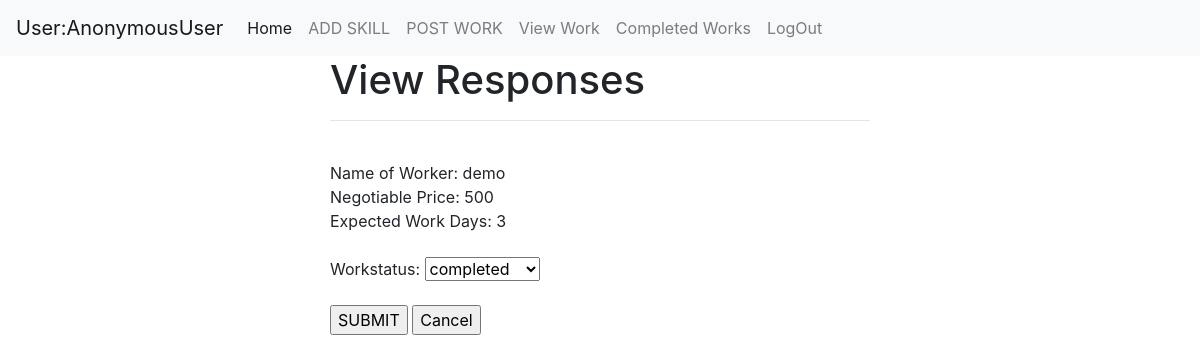
Page /homeuser/viewresponse/3 on the committed database.
### Homeapp/models.py (models this page shows)
class WorkResponses(models.Model):
    NegotiablePrice=models.IntegerField()
    ExpectedDays=models.IntegerField()
    workid=models.ForeignKey(addWork,on_delete=models.CASCADE)
    user=models.CharField(max_length=100)
    def __str__(self):
        return self.user

### Homeapp/views.py (the view, shortened to what this page needs)
# urls.py: path('viewresponse/<int:pk>',ViewResponse.as_view(),name="viewresponse"),
class ViewResponse(TemplateView):
    model=WorkResponses
    template_name = "Homeapp/view_responses.html"
    from_class=AddWorkForm
    context={}
    def get(self, request, *args, **kwargs):
        workid = self.kwargs.get('pk')
        qs=self.model.objects.get(workid=workid)
        print(qs)
        self.context["response"] = qs
        qs1=addWork.objects.get(id=workid)
        print("status",qs1)
        workstatus=qs1.workstatus
        print(workstatus)
        form =WorkAssignForm(instance=qs1)
        self.context["form"] = form
        return render(request, self.template_name, self.context)

### Homeapp/forms.py
class WorkAssignForm(ModelForm):
    class Meta:
        model=addWork
        fields=["workstatus"]

### Homeapp/models.py (called while the page is built)
    def __str__(self):
        return self.workname.skillname

### Homeapp/templates/Homeapp/view_responses.html (shortened to what this page needs)
<!DOCTYPE html>
{% extends "Homeapp/index.html" %}
{% block body_block %}
            <div class="col-6">
                <h1>View Responses</h1><hr><br>
                    Name of Worker: {{response.user}}<br>
                 Negotiable Price: {{response.NegotiablePrice}}<br>
                   Expected Work Days: {{response.ExpectedDays}}<br>
                <br>
                <form method="post">
                    {{form.as_p}}
                    <input type="submit" value="SUBMIT">
                    <input type="submit" value="Cancel">
                </form>
            </div>
            <div class="col"></div>
    </div>
</div>
{% endblock %}

### rows in the picture
WorkResponses: user "demo", NegotiablePrice "500", ExpectedDays "3"

### other values in the picture
{{ request.user }} "AnonymousUser"
